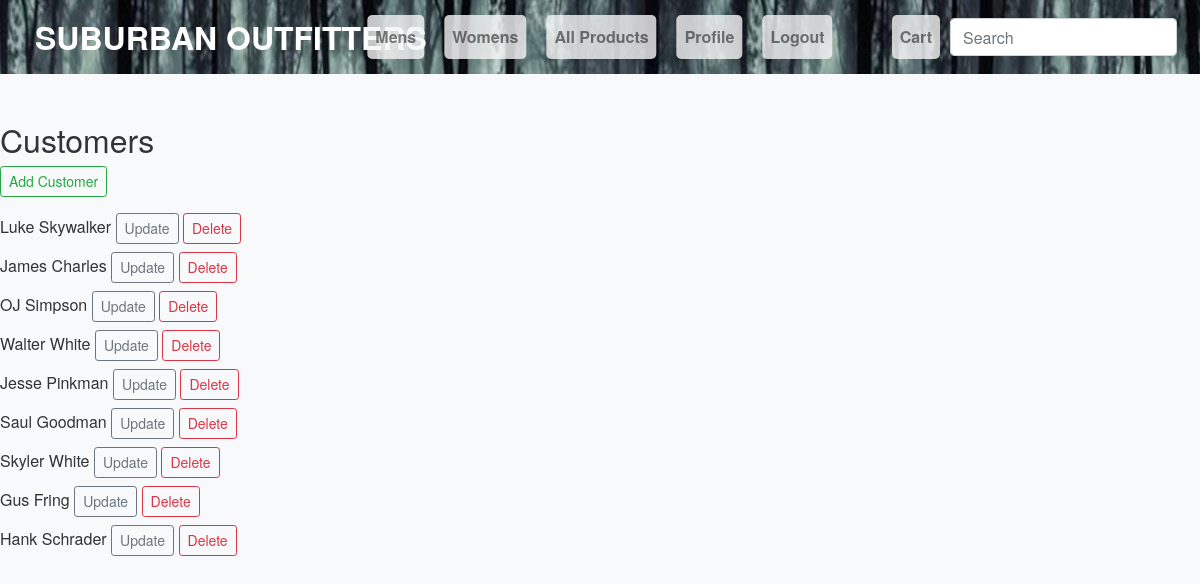
/customers/customer_list/, run on the app's committed database.
### customer/models.py (models this page shows, shortened)
class Customer(models.Model):
    firstName = models.CharField(max_length=100)
    lastName = models.CharField(max_length=100)
    address = models.CharField(max_length=200)
    username = models.CharField(max_length=100)
    password = models.CharField(max_length=100)
    email = models.EmailField(max_length=200)

### customer/views.py (the view)
# urls.py: path('customer_list/', views.CustomerListView.as_view(), name="customer_list"),
class CustomerListView(View):
    def get(self, request):
        customers = Customer.objects.all()
        return render(request, 'customer_list.html', {'customers': customers})

### customer/context_processors.py (called while the page is built)
def categories(request):
    return {
        'categories': Category.objects.all()
    }

### templates/customer_list.html
{% load static %}
<!DOCTYPE html>
<html>
<head>
    <link rel="stylesheet" href="https://stackpath.bootstrapcdn.com/bootstrap/4.5.2/css/bootstrap.min.css">
    <link rel="stylesheet" href="{% static 'css/styles.css' %}">
</head>
<body>
    {% include "nav.html" %}
    <h2>Customers</h2>
    <a href="{% url 'customer_add' %}" class="btn btn-outline-success btn-sm mb-3">Add Customer</a>
    <ul class="list-unstyled">
        {% for customer in customers %}
        <li class="mb-2">
            {{ customer.firstName }} {{ customer.lastName }}
            <a href="{% url 'customer_update' customer.pk %}" class="btn btn-outline-secondary btn-sm">Update</a>
            <a href="{% url 'customer_delete' customer.pk %}" class="btn btn-outline-danger btn-sm">Delete</a>
        </li>
        {% endfor %}
    </ul>
</body>
</html>

### static/css/styles.css (style rules this page uses)
body { background-color: #f8f9fa; color: #333; font-family: 'Helvetica Neue', Helvetica, Arial, sans-serif; margin-top: 120px; }
h1, h2, h3, h4, h5, h6 { color: #333; }
.mb-3 { margin-bottom: 1rem; }

### data on the page
Customer: firstName "Luke", lastName "Skywalker"
Customer: firstName "James", lastName "Charles"
Customer: firstName "OJ", lastName "Simpson"
Customer: firstName "Walter", lastName "White"
Customer: firstName "Jesse", lastName "Pinkman"
Customer: firstName "Saul", lastName "Goodman"
Customer: firstName "Skyler", lastName "White"
Customer: firstName "Gus", lastName "Fring"
Customer: firstName "Hank", lastName "Schrader"
